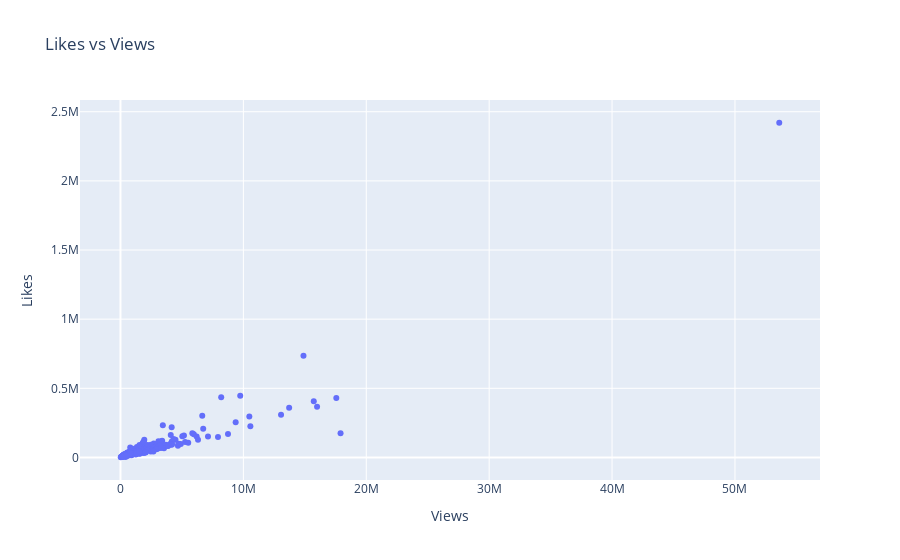
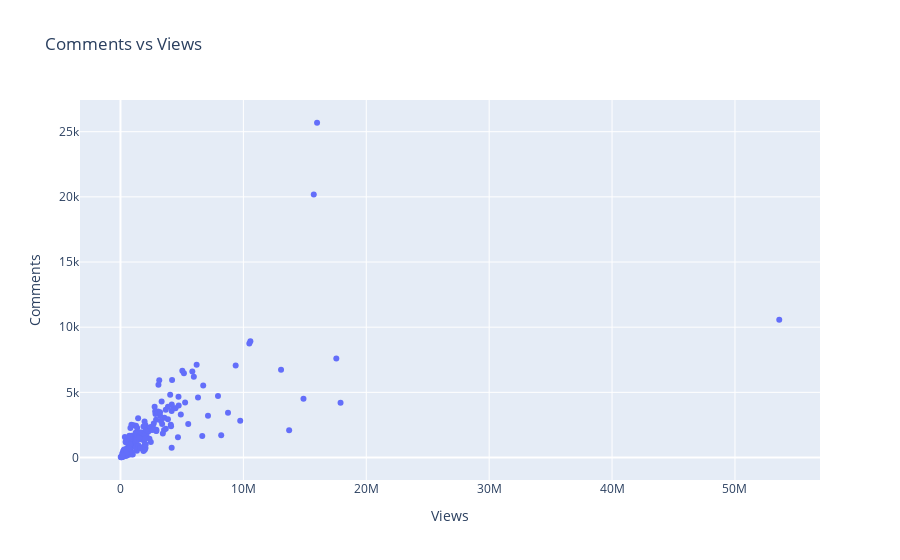

The cell these charts' notebook holds for them, in order:
### Code cell
# Interactive plots for 'Likes vs Views' and 'Comments vs Views'
# Feature to zoom in on the cluster of videos is available

video_stats = get_video_details(youtube, video_ids)
df = pd.DataFrame(video_stats)

# Converting the necessary columns to numeric types
df['views'] = pd.to_numeric(df['views'])
df['likes'] = pd.to_numeric(df['likes'])
df['comments'] = pd.to_numeric(df['comments'])

# Likes vs Views scatter plot
fig_likes = px.scatter(df, x='views', y='likes',
                       hover_name='Title',
                       hover_data={'Title': True, 'likes': True, 'views': True},
                       title='Likes vs Views',
                       labels={'views': 'Views', 'likes': 'Likes'},
                       width=900)

fig_likes.show()

# Comments vs Views scatter plot
fig_comments = px.scatter(df, x='views', y='comments',
                          hover_name='Title',
                          hover_data={'Title': True, 'likes': True, 'comments': True},
                          title='Comments vs Views',
                          labels={'views': 'Views', 'comments': 'Comments'},
                          width=900)

fig_comments.show()

### Figure 1 — Plotly figure (JSON) as saved in the notebook; plotly's stock layout.template omitted (floating-point values rounded to 4 significant figures; data arrays with more than 128 entries replaced by an {"elided": "..."} marker saying what was removed)
{"data": [{"customdata": {"elided": "185x1 str values"}, "hovertemplate": "<b>%{hovertext}</b><br><br>Views=%{x}<br>Likes=%{y}<br>Title=%{customdata[0]}<extra></extra>", "hovertext": {"elided": "185 str values"}, "legendgroup": "", "marker": {"color": "#636efa", "symbol": "circle"}, "mode": "markers", "name": "", "orientation": "v", "showlegend": false, "type": "scatter", "x": {"elided": "185 int values"}, "xaxis": "x", "y": {"elided": "185 int values"}, "yaxis": "y"}], "layout": {"legend": {"tracegroupgap": 0}, "title": {"text": "Likes vs Views"}, "width": 900, "xaxis": {"anchor": "y", "domain": [0, 1], "title": {"text": "Views"}}, "yaxis": {"anchor": "x", "domain": [0, 1], "title": {"text": "Likes"}}}}

### Figure 2 — Plotly figure (JSON) as saved in the notebook; plotly's stock layout.template omitted (floating-point values rounded to 4 significant figures; data arrays with more than 128 entries replaced by an {"elided": "..."} marker saying what was removed)
{"data": [{"customdata": {"elided": "185x2 mixed values"}, "hovertemplate": "<b>%{hovertext}</b><br><br>Views=%{x}<br>Comments=%{y}<br>Title=%{customdata[0]}<br>likes=%{customdata[1]}<extra></extra>", "hovertext": {"elided": "185 str values"}, "legendgroup": "", "marker": {"color": "#636efa", "symbol": "circle"}, "mode": "markers", "name": "", "orientation": "v", "showlegend": false, "type": "scatter", "x": {"elided": "185 int values"}, "xaxis": "x", "y": {"elided": "185 int values"}, "yaxis": "y"}], "layout": {"legend": {"tracegroupgap": 0}, "title": {"text": "Comments vs Views"}, "width": 900, "xaxis": {"anchor": "y", "domain": [0, 1], "title": {"text": "Views"}}, "yaxis": {"anchor": "x", "domain": [0, 1], "title": {"text": "Comments"}}}}
